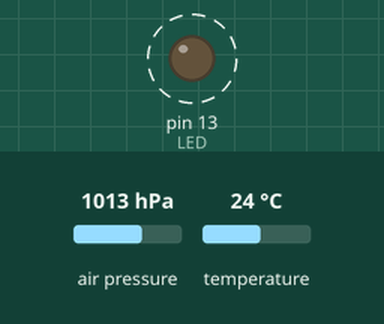
This sketch was run on a simulated Arduino Uno, built with avr-gcc and run on an emulated ATmega328P. On the bench: output pins drawn as LEDs (lit = HIGH). Wiring (inferred from the names in the program): BMP180 pressure sensor at I2C address 0x77. Dashed ring = blinking. The inputs (shaded band) are chosen by the test bench; at power-on: air pressure 1013 hPa, temperature 24 °C. What the sketch prints to the serial monitor is not drawn.

Above: at 0.13 s.
Timing chart, 0 to 3.1 s (numbered marks = the images above):
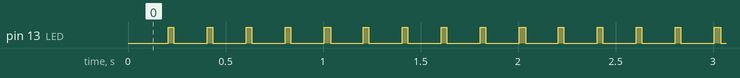

Measured:
- by itself, pin 13 (LED): alternates HIGH for 0.03 s and LOW for 0.17 s

The sketch:

BMP085.ino
```cpp
// (licence header left out)
#include <Wire.h>
#include "TimerOne.h"

#define BMP085_ADDRESS 0x77  // I2C address of BMP085

#define LED 13

const unsigned char OSS = 3;  // Oversampling Setting

// Calibration values
int ac1;
int ac2;
int ac3;
unsigned int ac4;
unsigned int ac5;
unsigned int ac6;
int b1;
int b2;
int mb;
int mc;
int md;

// b5 is calculated in bmp085GetTemperature(...), this variable is also used in bmp085GetPressure(...)
// so ...Temperature(...) must be called before ...Pressure(...).
long b5;

short temperature;
short temperature_filt;
long pressure, pressure_filt;

#define W 8
int temperatures[W];

byte Timer1_Flag = 0;

unsigned int ut;

void setup()
{
  Serial.begin(115200);
  Wire.begin();
  bmp085Calibration();
  pinMode(LED, OUTPUT);
  Timer1.initialize(200000); // time in microseconds
  Timer1.attachInterrupt(timer1_ISR);
  temperature = bmp085GetTemperature(bmp085ReadUT());
  for (byte i=0; i<W; i++) {
    temperatures[i] = bmp085GetTemperature(bmp085ReadUT());
  }
  temperature_filt = temperatures[W-1];
  ut = bmp085ReadUT();
}

void loop()
{
  static byte i=0;
  static byte temperature_count = 0;
  static byte j;
  unsigned long up;

  // Read temperature once per second
  if (Timer1_Flag) {
    Timer1_Flag = 0;
    if (++temperature_count == 5) { // read temperature every 1 second
      ut = bmp085ReadUT();
      temperature = bmp085GetTemperature(ut);
      //temperature_filt += (temperature - temperatures[0]) / W;
      //temperatures[W-1] = temperature;
      //bubble_sort(temperatures, W);
      //temperature_filt = temperatures[W/2];
      //for(j = 0; j < W - 1; j++) {
       //temperatures[j] = temperatures[j+1];
      //}
      //temperatures[W-1] = temperature_filt;

      temperature_count = 0;
      //Serial.println("reading temperature");
    }
    up = bmp085ReadUP();
    pressure = bmp085GetPressure(up, 0);
    //pressure_filt = bmp085GetPressure(up, 1);
    Serial.print('#');
    Serial.print(temperature, DEC);
    Serial.print(',');
    //Serial.print(temperature_filt, DEC);
    //Serial.print(',');
    Serial.print(pressure, DEC);
    ///Serial.print(',');
    //Serial.print(pressure_filt, DEC);
    //Serial.print(',');
    //Serial.print(up, DEC);
    //Serial.print(',');
    //Serial.print(ut, DEC);
    Serial.print("$\n");
    digitalWrite(LED, 0);
  }
}

void bubble_sort(int *a, int n) {
	int j, t = 1;
	while (n-- && t)
		for (j = t = 0; j < n; j++) {
			if (a[j] <= a[j + 1]) continue;
			t = a[j], a[j] = a[j + 1], a[j + 1] = t;
			t=1;
		}
}
// Source: http://rosettacode.org/wiki/Sorting_algorithms/Quicksort#C
/*void quicksort (int *a, int n) {
    if (n < 2)
        return;
    int p = a[n / 2];
    int *l = a;
    int *r = a + n - 1;
    while (l <= r) {
        if (*l < p) {
            l++;
            continue;
        }
        if (*r > p) {
            r--;
            continue; // we need to check the condition (l <= r) every time we change the value of l or r
        }
        int t = *l;
        *l++ = *r;
        *r-- = t;
    }
    quick_sort(a, r - a + 1);
    quick_sort(l, a + n - l);
}*/

void timer1_ISR()
{
  digitalWrite(LED, 1);
  Timer1_Flag = 1;
}

// Stores all of the bmp085's calibration values into global variables
// Calibration values are required to calculate temp and pressure
// This function should be called at the beginning of the program
void bmp085Calibration()
{
  ac1 = bmp085ReadInt(0xAA);
  ac2 = bmp085ReadInt(0xAC);
  ac3 = bmp085ReadInt(0xAE);
  ac4 = bmp085ReadInt(0xB0);
  ac5 = bmp085ReadInt(0xB2);
  ac6 = bmp085ReadInt(0xB4);
  b1 = bmp085ReadInt(0xB6);
  b2 = bmp085ReadInt(0xB8);
  mb = bmp085ReadInt(0xBA);
  mc = bmp085ReadInt(0xBC);
  md = bmp085ReadInt(0xBE);
}

// Calculate temperature given ut.
// Value returned will be in units of 0.1 deg C
short bmp085GetTemperature(unsigned int ut)
{
  long x1, x2;

  x1 = (((long)ut - (long)ac6)*(long)ac5) >> 15;
  x2 = ((long)mc << 11)/(x1 + md);
  b5 = x1 + x2;

  return ((b5 + 8)>>4);
}

// Calculate pressure given up
// calibration values must be known
// b5 is also required so bmp085GetTemperature(...) must be called first.
// Value returned will be pressure in units of Pa.
long bmp085GetPressure(unsigned long up, byte use_filtered)
{
  long x1, x2, x3, b3, b6, p;
  unsigned long b4, b7;
  long b5_filtered;

  if (use_filtered) {
    b5_filtered = (temperature_filt << 4); // Substracting 8 makes the rounding error worse
    //b5_filtered = (int)( temperature_filt * 16.0);
    b6 = b5_filtered - 4000;
    /*Serial.print(b5, DEC);
    Serial.print(",");
    Serial.print(b5_filtered, DEC);
    Serial.print(",");
    Serial.print(b5 - b5_filtered, DEC);
    Serial.print("\n");*/
  } else {
    b6 = b5 - 4000;
  }
  // Calculate B3
  x1 = (b2 * (b6 * b6)>>12)>>11;
  x2 = (ac2 * b6)>>11;
  x3 = x1 + x2;
  b3 = (((((long)ac1)*4 + x3)<<OSS) + 2)>>2;

  // Calculate B4
  x1 = (ac3 * b6)>>13;
  x2 = (b1 * ((b6 * b6)>>12))>>16;
  x3 = ((x1 + x2) + 2)>>2;
  b4 = (ac4 * (unsigned long)(x3 + 32768))>>15;

  b7 = ((unsigned long)(up - b3) * (50000>>OSS));
  if (b7 < 0x80000000)
    p = (b7<<1)/b4;
  else
    p = (b7/b4)<<1;

  x1 = (p>>8) * (p>>8);
  x1 = (x1 * 3038)>>16;
  x2 = (-7357 * p)>>16;
  p += (x1 + x2 + 3791)>>4;

  return p;
}

// Read 1 byte from the BMP085 at 'address'
char bmp085Read(unsigned char address)
{
  unsigned char data;

  Wire.beginTransmission(BMP085_ADDRESS);
  Wire.write(address);
  Wire.endTransmission();

  Wire.requestFrom(BMP085_ADDRESS, 1);
  while(!Wire.available())
    ;

  return Wire.read();
}

// Read 2 bytes from the BMP085
// First byte will be from 'address'
// Second byte will be from 'address'+1
int bmp085ReadInt(unsigned char address)
{
  unsigned char msb, lsb;

  Wire.beginTransmission(BMP085_ADDRESS);
  Wire.write(address);
  Wire.endTransmission();

  Wire.requestFrom(BMP085_ADDRESS, 2);
  while(Wire.available()<2)
    ;
  msb = Wire.read();
  lsb = Wire.read();

  return (int) msb<<8 | lsb;
}

// Read the uncompensated temperature value
unsigned int bmp085ReadUT()
{
  unsigned int ut;

  // Write 0x2E into Register 0xF4
  // This requests a temperature reading
  Wire.beginTransmission(BMP085_ADDRESS);
  Wire.write(0xF4);
  Wire.write(0x2E);
  Wire.endTransmission();

  // Wait at least 4.5ms
  delay(5);

  // Read two bytes from registers 0xF6 and 0xF7
  ut = bmp085ReadInt(0xF6);
  return ut;
}

// Read the uncompensated pressure value
unsigned long bmp085ReadUP()
{
  unsigned char msb, lsb, xlsb;
  unsigned long up = 0;

  // Write 0x34+(OSS<<6) into register 0xF4
  // Request a pressure reading w/ oversampling setting
  Wire.beginTransmission(BMP085_ADDRESS);
  Wire.write(0xF4);
  Wire.write(0x34 + (OSS<<6));
  Wire.endTransmission();

  // Wait for conversion, delay time dependent on OSS
  delay(2 + (3<<OSS));

  // Read register 0xF6 (MSB), 0xF7 (LSB), and 0xF8 (XLSB)
  Wire.beginTransmission(BMP085_ADDRESS);
  Wire.write(0xF6);
  Wire.endTransmission();
  Wire.requestFrom(BMP085_ADDRESS, 3);

  // Wait for data to become available
  while(Wire.available() < 3)
    ;
  msb = Wire.read();
  lsb = Wire.read();
  xlsb = Wire.read();

  up = (((unsigned long) msb << 16) | ((unsigned long) lsb << 8) | (unsigned long) xlsb) >> (8-OSS);

  return up;
}
```
